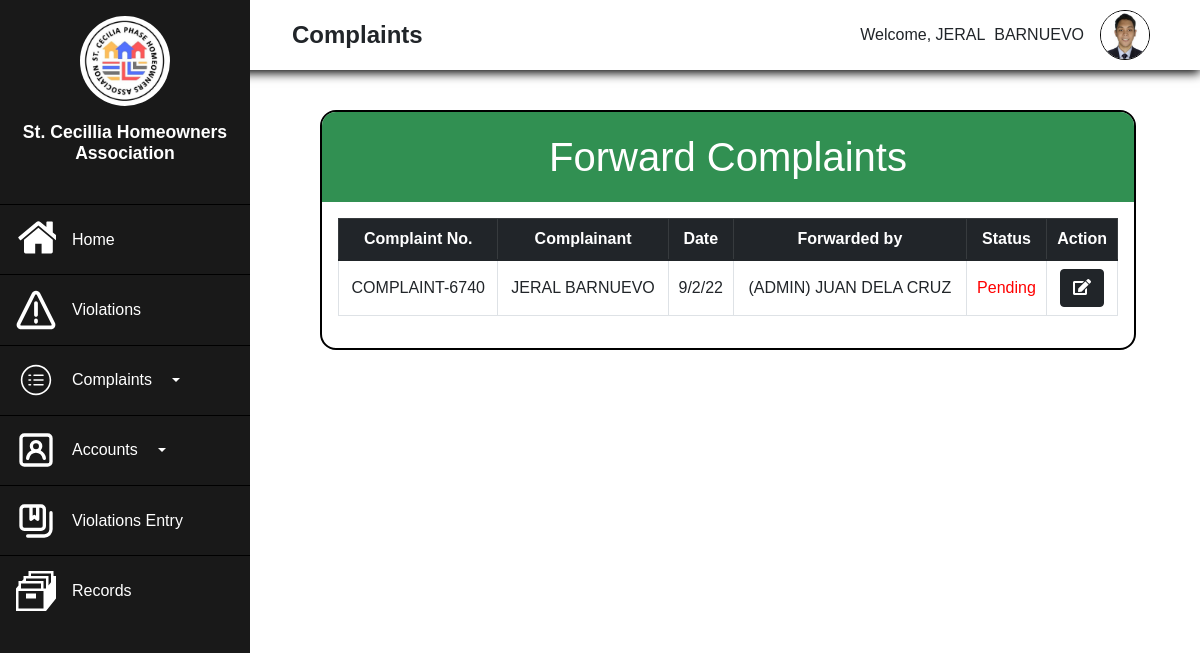
/Admin/Forward-Complaint.php (signed in), run on the app's committed database.
### tables this page shows
CREATE TABLE `complaint` (
  `Complaint_ID` int(11) NOT NULL,
  `homeownersID` int(11) DEFAULT NULL,
  `adminID` int(11) DEFAULT NULL,
  `Complaint_No` varchar(255) NOT NULL,
  `Complainant_Name` varchar(255) NOT NULL,
  `Complaint_Details` text NOT NULL,
  `Address` varchar(255) NOT NULL,
  `ContactNo` varchar(255) NOT NULL,
  `Attachment` varchar(255) NOT NULL,
  `Date` date NOT NULL DEFAULT current_timestamp(),
  `Status` varchar(255) NOT NULL,
  `Remarks` text NOT NULL,
  `forward_status` text NOT NULL
);

### Admin/Forward-Complaint.php (the view, shortened to what this page needs)
<?php
    require('../connection.php');
?>
<!DOCTYPE html>
<html lang="en">
<head>
    <link rel="stylesheet" href="https://use.fontawesome.com/releases/v5.15.4/css/all.css">
    <link rel="stylesheet" href="realtime.css">
    <link href="https://cdn.jsdelivr.net/npm/bootstrap@5.1.3/dist/css/bootstrap.min.css" rel="stylesheet">
    <link rel="stylesheet" href="Admin-Complaint.css">
    <link rel="stylesheet" type="text/css" href="https://cdnjs.cloudflare.com/ajax/libs/twitter-bootstrap/5.1.3/css/bootstrap.min.css"/>
    <link rel="stylesheet" type="text/css" href="https://cdn.datatables.net/v/bs5/jszip-2.5.0/dt-1.12.1/b-2.2.3/b-colvis-2.2.3/b-html5-2.2.3/b-print-2.2.3/datatables.min.css"/>
</head>
<body>
<?php
    if(!empty($_SESSION['Admin_ID'])){
        $AdminID=$_SESSION['Admin_ID'];
        $result=mysqli_query($conn, "SELECT*FROM admin WHERE Admin_ID='$AdminID'");
        $row=mysqli_fetch_assoc($result);
    }
?>
    <div class="main">
    <div class="side">
        <div class="logo">
            <img src="../Assets/logo.jpg" alt="" width="90px">
            <h2>St. Cecillia Homeowners Association</h2>
        </div>
        <div class="button">
            <ul class="side-button">
                <a href="Admin-Dashboard.php"><button class="buttn">
                    <p>Home</p>
                </button></a>
                <a href="Admin-Violations.php"><button class="buttn">
                    <p>Violations</p>
                </button></a>
                <button type="button" class="buttn buttn-primary dropdown-toggle" data-bs-toggle="dropdown">
                    <p>Complaints</p>
                </button>
                <button type="button" class="buttn buttn-primary dropdown-toggle" data-bs-toggle="dropdown">
                    <p>Accounts</p>
                </button>
                <a href="Violation-Entry.php"><button class="buttn">
                    <p>Violations Entry</p>
                </button></a>
                <a href="Admin-Records.php"><button class="buttn">
                    <svg xmlns="http://www.w3.org/2000/svg" width="16" height="16" viewBox="0 0 16 16"><path fill="#fffff" d="M4 9h4v2H4V9z"/><path fill="#fffff" d="M16 2h-1V0H5v2H3v1.25L2.4 4H1v1.75L0 7v9h12l4-5V2zM2 5h8v2H2V5zm9 10H1V8h10v7zm1-8h-1V4H4V3h8v4zm2-2.5l-1 1.25V2H6V1h8v3.5z"/></svg><p>Records</p>
                </button></a>
            </ul>
        </div>
    </div>
    <div class="top">
        <div class="burger">
            <p>Complaints</p>
        </div>
        <div class="profile">
        <div class="welcome"><p>Welcome, <?php echo $row['FirstName'], "&nbsp;&nbsp;",$row['LastName']; ?></p></div>
        <div class="image" onclick="Dropmenu();">
                <img src="admin-imgs/<?php echo $row['Image_Profile']; ?>" alt="" width="50px">
            </div>
        </div>
    </div>
    <div class="body">
        <div class="container1">
            <div class="title"><h1>Forward Complaints</h1></div>
            <div class="table-complaint">
            <table class="table table-bordered table-hover table-responsive" id="Mytable" style="padding:0;">
                <thead class="table-dark head">
                    <tr class="height">
                    <th class="text-center">Complaint No.</th>
                    <th class="text-center">Complainant</th>
                    <th class="text-center">Date</th>
                    <th class="text-center">Forwarded by</th>
                    <th class="text-center">Status</th>
                    <th class="text-center">Action</th>
                    </tr>
                </thead>
                <tbody>
                <?php
        if(!empty($_SESSION['Admin_ID'])){
        $query=mysqli_query($conn,"SELECT complaint.Complaint_ID, complaint.Complaint_No, complaint.Complainant_Name, complaint.Complaint_Details,complaint.Address,
        complaint.ContactNo, complaint.Address, complaint.Date, complaint.Status, complaint.forward_status, homeowners.First_Name,homeowners.Last_Name FROM complaint INNER JOIN homeowners
        ON complaint.homeownersID=homeowners.Homeowners_ID WHERE (complaint.Status='Pending' or complaint.Status='In Process') and complaint.forward_status='a'");
        while($row1=mysqli_fetch_assoc($query)){
        ?>
                    <tr class="height">
                    <td data-bs-toggle="modal" data-bs-target="#viewdetails<?php echo $row1['Complaint_ID'] ?>"style="cursor:pointer"><?php echo $row1['Complaint_No'] ?></td>
                    <td data-bs-toggle="modal" data-bs-target="#viewdetails<?php echo $row1['Complaint_ID'] ?>"style="cursor:pointer"><?php echo $row1['Complainant_Name'] ?></td>
                    <td data-bs-toggle="modal" data-bs-target="#viewdetails<?php echo $row1['Complaint_ID'] ?>"style=" cursor:pointer">9/2/22</td>
                    <td data-bs-toggle="modal" data-bs-target="#viewdetails<?php echo $row1['Complaint_ID'] ?>"style=" cursor:pointer">(ADMIN) JUAN DELA CRUZ</td>
                    <td data-bs-toggle="modal" data-bs-target="#viewdetails<?php echo $row1['Complaint_ID'] ?> "style="color:red; cursor:pointer"><?php echo $row1['Status'] ?></td>
                    <td><button class="btn btn-dark" data-bs-toggle="modal" data-bs-target="#action<?php echo $row1['Complaint_ID'] ?>"><i class="fas fa-edit"></i></button></td>
                    </tr>
                </tbody>
                <?php
                    }
                }
                ?>
            </table>
            </div>
        </div>
    </div>
</div>
</body>
</html>

### Admin/realtime.css (style rules this page uses)
* { box-sizing: border-box; margin:0; padding:0; font-family: 'Poppins', sans-serif; }
:root { --side:#191919; --top:#ffffff; --body:#ffffff; --font-text:#000000; --main-color:#59CE8F; --secondary:#319052; --hover:#65C18C; }
.main { display: grid; grid-template-columns: 250px 1fr; grid-template-rows: 100px 1fr; grid-template-areas: "side head head" "side body body" "side body body"; height: 100%; width: 100%; }
.side { grid-area:side; display: flex; flex-direction: column; align-items: center; gap:1rem; background:var(--side); padding:0; width:100%; min-height: 100vh; max-width: 250px; z-index: 999; position: fixed; top:0; left:0; }
.side>.logo { display: flex; flex-direction: column; align-items: center; justify-content: center; text-align: center; gap:1rem; padding:1rem; }
.side>.logo>h2 { font-size:1.1rem; font-weight: 600; color: #FFFFFF; }
.side>.logo>img { border-radius:100%; }
svg { fill:#FFFFFF; width: 40px; height: 50px; }
.side-button { padding:0; margin:0; display: flex; flex-direction: column; }
.button { width: 100%; }
.buttn { width: 100%; padding:.6rem; background-color:var(--side); color:#FFFFFF; border-top:1px solid black; border-left:none; border-right:none; border-bottom: none; display:flex; align-items: center; transition: .5s; }
.button>.side-button>a { text-decoration: none; }
.button>.side-button>a>.buttn { display: flex; align-items: center; justify-content: flex-start; gap:1rem; font-size: 1rem; text-align:center; padding-left:1rem; }
.button>.side-button>a>.buttn>p { padding:0; margin:0; }
.buttn { display: flex; align-items: center; padding-left:1rem; gap:1rem; font-size: 1rem; text-align:center; }
.buttn>p { margin:0; padding:0; }
.top { grid-area:head; display: flex; align-items: center; justify-content: space-between; padding: 1rem 1rem; background:var(--top); box-shadow:0 3px 10px black ; position: fixed; top:0; left:0; height:80px; z-index:90; width:100%; height: 70px; padding-left:260px; padding-right:50px; }
.burger { display: flex; flex-direction: row; align-items: center; gap:1rem; padding-left:2rem; }
.top>.profile { display: flex; align-items: center; gap:1rem; }
.top>.burger>p { margin:0; font-weight: 600; font-size: 1.5rem; }
.top>.profile>.welcome { display: flex; align-items: center; justify-content: center; }
.top>.profile>.welcome>p { margin:0; }
.top>.profile>.image { border: 1px black solid; width: 50px; height: 50px; border-radius: 100%; position: relative; overflow: hidden; cursor:pointer; transition:1s; }
.top>.profile>.image>img { position: absolute; top:0; left:0; width: 100%; height: 100%; object-fit:cover; }
.body { display: flex; align-items: flex-start; justify-content: flex-start; flex-direction: column; padding:4rem; background-color: #ffffff; width: 100%; min-height: 100vh; padding-left:320px; padding-top: 110px; overflow: scroll; position:absolute; }
.table { width: 100%; height: 100%; max-height: 400px; background-color: #FFFFFF; padding:1.5rem; margin:0; overflow: scroll; }
thead { vertical-align: middle; text-align: center; border: 1px solid black; }
tbody { vertical-align: middle; text-align: center; }
.table-responsive { padding:0; }

### Admin/Admin-Complaint.css (style rules this page uses)
.container1 { background-color: #ffffff; padding-left:0; width: 100%; max-width: 1200px; border: 2px solid black; border-radius:1rem; overflow: hidden; }
.container1>.title { width: 100%; height: 90px; background-color: #319052; display: flex; align-items: center; justify-content: center; }
.container1>.title>h1 { text-align: center; color:#ffffff; margin:0; }
#Mytable { padding:1rem; }
.table-complaint { padding:1rem; overflow-y: scroll; }
#Mytable>tbody { text-align: center; }

### data on the page
complaint: Complaint_No "COMPLAINT-6740", Complainant_Name "JERAL BARNUEVO", Status "Pending"

### other printed values
$row['FirstName'] "JERAL"
$row['LastName'] "BARNUEVO"
